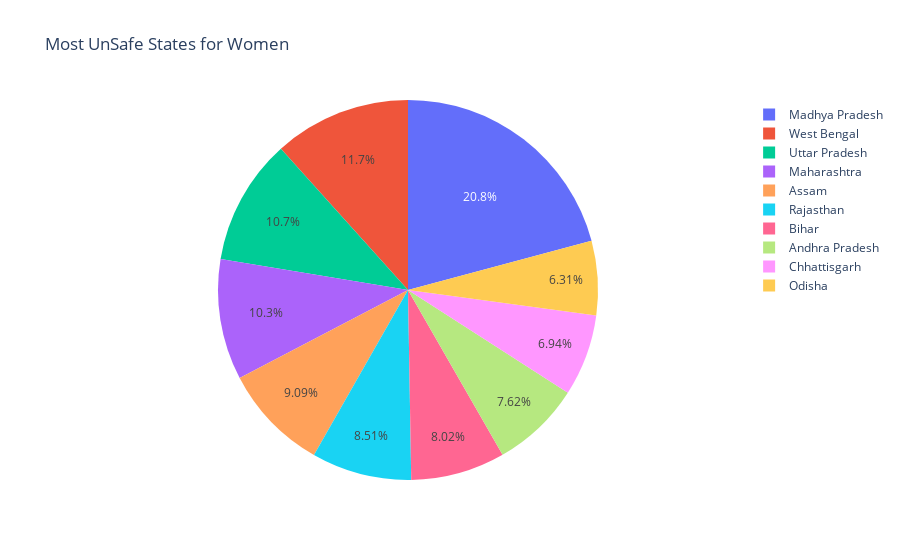

The cell this chart's notebook holds for it:
### Code cell
unsafe=safe1.tail(10)
#fig = px.bar(unsafe, x='Rape_Cases_Reported', y='Area_Name',title='Most UnSafe States for Women')
#fig
px.pie(unsafe, names='Area_Name', values='Rape_Cases_Reported',title='Most UnSafe States for Women')

### Figure 1 — Plotly figure (JSON) as saved in the notebook; plotly's stock layout.template omitted (floating-point values rounded to 4 significant figures)
{"data": [{"domain": {"x": [0, 1], "y": [0, 1]}, "hovertemplate": "Area_Name=%{label}<br>Rape_Cases_Reported=%{value}<extra></extra>", "labels": ["Odisha", "Chhattisgarh", "Andhra Pradesh", "Bihar", "Rajasthan", "Assam", "Maharashtra", "Uttar Pradesh", "West Bengal", "Madhya Pradesh"], "legendgroup": "", "name": "", "showlegend": true, "type": "pie", "values": [17720, 19502, 21392, 22526, 23898, 25524, 28892, 30106, 32756, 58512]}], "layout": {"legend": {"tracegroupgap": 0}, "title": {"text": "Most UnSafe States for Women"}}}
